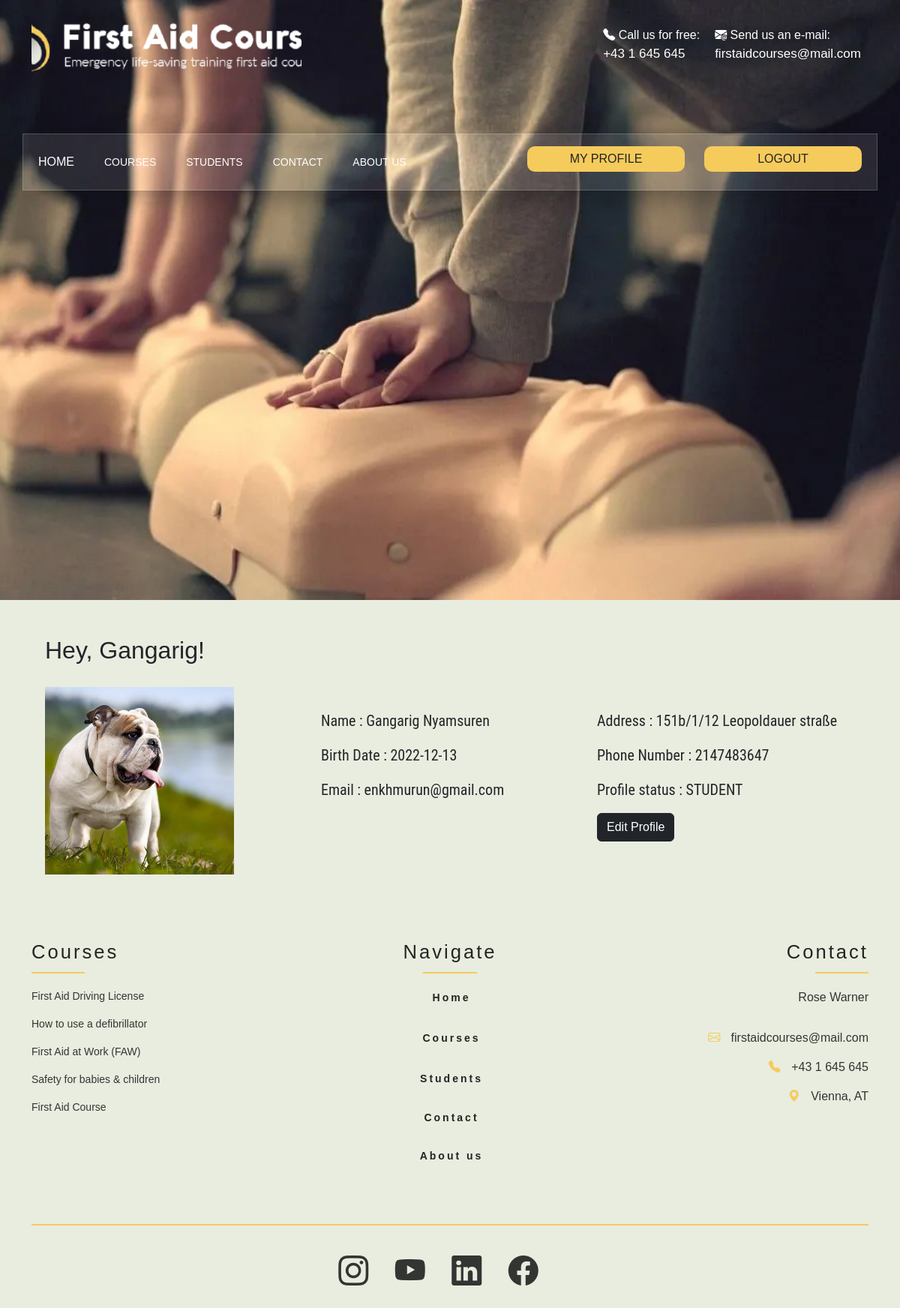
The app's page /profile.php (signed in) with its own data.
### tables this page shows
CREATE TABLE `user` (
  `id` int(11) NOT NULL,
  `fname` varchar(255) NOT NULL,
  `lname` varchar(255) NOT NULL,
  `birth_date` date NOT NULL,
  `profile_img` varchar(255) DEFAULT NULL,
  `password` varchar(255) NOT NULL,
  `email` varchar(255) NOT NULL,
  `address` varchar(255) NOT NULL,
  `phone_number` varchar(255) NOT NULL,
  `status` varchar(255) NOT NULL
);

CREATE TABLE `courses` (
  `id` int(10) NOT NULL,
  `name` varchar(255) NOT NULL,
  `duration` varchar(15) NOT NULL,
  `address` varchar(255) NOT NULL,
  `start_date` datetime NOT NULL,
  `end_date` datetime NOT NULL,
  `price_private` int(11) NOT NULL,
  `price_business` int(11) DEFAULT NULL,
  `price_student` int(11) NOT NULL,
  `fk_trainer` int(11) NOT NULL,
  `capacity` int(11) NOT NULL,
  `image` varchar(255) NOT NULL,
  `description` text NOT NULL
);

### profile.php (the view, shortened to what this page needs)
<?php
require_once('./actions/components/boot.php');
require_once('./actions/components/db_connect.php');
require_once('./actions/components/navbar.php');
require_once('./actions/components/footer.php');
$res = mysqli_query($link, "SELECT * FROM user WHERE id=" . $_SESSION['user']);
$row = mysqli_fetch_array($res, MYSQLI_ASSOC);
?>
<!DOCTYPE html>
<html lang="en">
<head>
    <link rel="stylesheet" href="./style/style.css">
</head>
<body>
    <?= $navbar ?>
    <div id="banner"></div>
    <div class="m-5">
        <div id="profile" class="container">
            <h2>Hey, <?php echo $row['fname']?>!</h2>
            <div class="row" style="margin-top: 30px;">
                <div class="col-3">
                    <img style="height: 250px; width: 100% !important;" align="right" src="./actions/images/<?php echo $row['profile_img'] ?>" class="img-fluid w-25" alt="profile.img">
                </div>
                <div class="col-1"></div>
                <div class="col-4" style="margin-top: 30px;">
                    <p style="font-family: Roboto Condensed;font-size: 20px;">Name : <?php echo $row['fname'] . ' ' . $row['lname'] ?></p>
                    <p style="font-family: Roboto Condensed;font-size: 20px;">Birth Date : <?php echo $row['birth_date'] ?></p>
                    <p style="font-family: Roboto Condensed;font-size: 20px;">Email : <?php echo $row['email'] ?></p>
                </div>
                <div class="col-4" style="margin-top: 30px;">
                    <p style="font-family: Roboto Condensed;font-size: 20px;">Address : <?php echo $row['address'] ?></p>
                    <p style="font-family: Roboto Condensed;font-size: 20px;">Phone Number : <?php echo $row['phone_number'] ?></p>
                    <p style="font-family: Roboto Condensed;font-size: 20px;">Profile status : <?php echo $row['status'] ?></p>
                    <a class="btn btn-dark" href="actions/login/Edit.php?id=<?php echo $_SESSION['user'] ?>">Edit Profile</a>
                </div>
            </div>
        </div>
    </div>
    <?= $footer ?>
</body>
</html>

### actions/components/boot.php (shortened to what this page needs)
<link href="https://cdn.jsdelivr.net/npm/bootstrap@5.2.2/dist/css/bootstrap.min.css" rel="stylesheet">
<link rel="stylesheet" href="https://cdn.jsdelivr.net/npm/bootstrap-icons@1.10.2/font/bootstrap-icons.css">

### actions/components/navbar.php
<?php
if (isset($_SESSION["status"])) {
    $profile_buttons = '
    <div class="my-btn ms-xl-auto">
        <a href="profile.php#profile" class="nav-link">My Profile</a>
    </div>
    <div class="my-btn">
        <a href="actions/login/logout.php?logout" class="nav-link">Logout</a>
    </div>
    ';
} else $profile_buttons = '
    <div class="my-btn ms-xl-auto">
        <a href="actions/login/login.php" class="nav-link">Login</a>
    </div>
    <div class="my-btn">
        <a href="actions/login/register.php" class="nav-link">Register</a>
    </div>
    ';
$navbar = '
<section id="header">
    <div class="header-top">
        <div class="container d-flex justify-content-between flex-wrap">
            <a href="index.php">
                <img class="logo" src="images/first_aid_navbar-logo.png" alt="Logo" />
            </a>
            <div class="d-block d-xl-inline-flex ms-0 ms-xl-auto">
                <div class="headCont bi bi-telephone-fill">
                    Call us for free:<br /><a href="tel:+43 1 645 645">+43 1 645 645</a>
                </div>
                <div class="headCont bi bi-envelope-at-fill">
                    Send us an e-mail: <br /><a href="mailto:firstaidcourses@mail.com">firstaidcourses@mail.com</a>
                </div>
            </div>
        </div>
    </div>
    <nav class="navbar navbar-expand-xl navbar-light navbar-top">
        <div class="container nav-wrapper p-0">
            <a href="index.php" class="nav-link" id="collapsed-home-link">Home</a>
            <button class="navbar-toggler" type="button" data-bs-toggle="collapse" data-bs-target="#navbarToggler">
                <span class="navbar-toggler-icon"></span>
            </button>
            <div class="collapse navbar-collapse" id="navbarToggler">
                <ul class="navbar-nav">
                    <li class="nav-item">
                        <a href="index.php" class="nav-link" id="expanded-home-link">Home</a>
                    </li>
                    <li class="nav-item">
                        <a href="courses.php#courses" class="nav-link">Courses</a>
                    </li>
                    <li class="nav-item">
                        <a href="about.php#students" class="nav-link">Students</a>
                    </li>
                    <li class="nav-item">
                        <a href="contact.php#form" class="nav-link">Contact</a>
                    </li>
                    <li class="nav-item">
                        <a href="about.php#back" class="nav-link">About us</a>
                    </li>
                </ul>
                ' . $profile_buttons . '
            </div>
        </div>
    </nav>
</section>';

### actions/components/footer.php
<?php
$result = mysqli_query($link, "SELECT `id`, `name` FROM `courses`");
$courses = '';
while ($row = mysqli_fetch_array($result)) {
    $courses .= '<p href="#">' . $row["name"] . '</p>';
}
$footer = '
<div class="footer">
    <div class="container">
        <div class="row">
            <div class="col-md-4 col-xs-12">
                <div class="first">
                    <h4>Courses</h4>
                        ' . $courses . '
                </div>
            </div>
            <div class="col-md-4 col-xs-12">
                <div class="second">
                    <h4>Navigate</h4>
                    <ul>
                        <li><a href="index.php">Home</a></li>
                        <li><a href="courses.php#courses">Courses</a></li>
                        <li><a href="about.php#students">Students</a></li>
                        <li><a href="contact.php#form" class="nav-link">Contact</a></li>
                        <li><a href="about.php#back" class="nav-link">About us</a></li>
                    </ul>
                </div>
            </div>
            <div class="col-md-4 col-xs-12">
                <div class="third">
                    <h4>Contact</h4>
                    <ul>
                        <li>Rose Warner</li>
                        <li></li>
                        <li>
                            <i class="bi bi-envelope" style="padding-right: 10px; color: #f5cb5c">
                            </i>
                            firstaidcourses@mail.com
                        </li>
                        <li>
                            <i class="bi bi-telephone-fill" style="padding-right: 10px; color: #f5cb5c">
                            </i>
                            +43 1 645 645
                        </li>
                        <li>
                            <i class="bi bi-geo-alt-fill" style="padding-right: 10px; color: #f5cb5c">
                            </i>
                            Vienna, AT
                        </li>
                    </ul>
                </div>
            </div>
        </div>
    </div>
    <div class="container">
        <div class="row">
            <div class="col-12">
                <div class="line"></div>
                <div class="second2">
                    <a href="https://intagram.com" target="_blank">
                        <i class="bi bi-instagram" style="font-size: 40px; color: #333533"></i></a>
                    <a href="https://youtube.com/" target="_blank">
                        <i class="bi bi-youtube" style="font-size: 40px; color: #333533"></i></a>
                    <a href="https://www.linkedin.com" target="_blank">
                        <i class="bi bi-linkedin" style="font-size: 40px; color: #333533"></i></a>
                    <a href="https://www.facebook.com" target="_blank"><i class="bi bi-facebook" style="font-size: 40px; color: #333533"></i></a>
                </div>
            </div>
        </div>
    </div>
</div>
';

### style/style.css (style rules this page uses)
* { padding: 0; margin: 0; box-sizing: border-box; font-family: "Poppins", sans-serif; }
body { height: 2000px; background-color: #e8eddf; }
#banner { background-image: url(../images/banner.jpg); height: 100vh; background-size: cover; background-position: center; }
.header-top { margin-top: 25px; margin-bottom: 10px; z-index: 999; pointer-events: all; position: absolute; width: 100%; overflow: hidden; }
.headCont { font-family: sans-serif; font-weight: 400; position: relative; padding: 10px; color: white; }
.headCont a { font-family: sans-serif; font-weight: 40px; color: white; font-size: 17px; text-decoration: none; }
.navbar { position: absolute; z-index: 999; top: 90px; width: 100%; }
.navbar-top { transition: 0.2s; }
@media screen and (max-width: 1200px) { .navbar-top { margin-top: 5rem; } }
.nav-wrapper { width: 100%; background: rgba(255, 255, 255, 0.1); box-shadow: 0 8px 32px 0 rgba(14, 14, 15, 0.37); backdrop-filter: blur(0.5px); border: 1px solid rgba(255, 255, 255, 0.18); position: relative; }
.navbar-light .navbar-nav .nav-link { font-family: sans-serif; color: white; font-size: 14px; text-transform: capitalize; font-weight: 400; padding: 25px 20px; text-transform: uppercase; }
#collapsed-home-link { font-family: sans-serif; color: white; font-size: 16px; text-transform: capitalize; font-weight: 400; padding: 25px 20px; text-transform: uppercase; display: none; }
@media screen and (max-width: 1200px) { #collapsed-home-link { display: block; } }
.my-btn a { font-family: sans-serif; position: relative; background-color: #f5cb5c; color: #242423; z-index: 1; text-transform: uppercase; font-weight: 500; width: 100%; border-radius: 10px; display: block; transition: 3s; padding: 5px 15px; }
.my-btn { margin-right: 20px; }
@media screen and (max-width: 1200px) { .my-btn { margin-bottom: 8px; text-align: center; width: 20%; margin-left: 6px; } }
.first { margin-top: 40px; margin-bottom: 50px; color: #333533; font-family: "Poppins", sans-serif; }
.first h4 { font-size: 20px; letter-spacing: 3px; position: relative; margin-bottom: 20px; font-size: 1.6em; color: #242423; padding-bottom: 0.5em; }
.first h4::after { content: ""; background: #f5cb5c; width: 20%; height: 2px; position: absolute; bottom: 0; left: 0; }
.first p { font-size: 14px; }
.second { margin-top: 40px; margin-bottom: 50px; color: #333533; font-family: "Poppins", sans-serif; text-align: center; }
.second2 { margin-top: 40px; margin-bottom: 50px; color: #242423; font-family: "Poppins", sans-serif; text-align: center; }
.second h4 { font-size: 20px; letter-spacing: 3px; position: relative; margin-bottom: 20px; font-size: 1.6em; color: #242423; padding-bottom: 0.5em; }
.second h4::after { content: ""; background: #f5cb5c; width: 20%; height: 2px; position: absolute; bottom: 0; left: 40%; }
.second li { list-style: none; padding-bottom: 30px; }
.second a, .second2 a { color: #242423; text-decoration: none; letter-spacing: 3px; font-weight: bold; font-size: 14px; transition: 0.2s; margin-right: 2em; }
.third { margin-top: 40px; margin-bottom: 50px; color: #333533; font-family: "Poppins", sans-serif; text-align: right; }
.third h4 { font-size: 20px; letter-spacing: 3px; position: relative; margin-bottom: 20px; font-size: 1.6em; color: #242423; padding-bottom: 0.5em; }
.third h4::after { content: ""; background: #f5cb5c; width: 20%; height: 2px; position: absolute; bottom: 0; left: 80%; }
.third li { list-style: none; padding-bottom: 15px; }
.line { height: 2px; background-color: #f5cb5c; width: 100%; }
img { width: 100%; height: 100%; display: block; object-fit: cover; }

### records on screen
user: fname "Gangarig", profile_img (picture), lname "Nyamsuren", birth_date "2022-12-13", email "enkhmurun@gmail.com", address "151b/1/12 Leopoldauer straße", phone_number "2147483647", status "STUDENT"
courses: name "First Aid Driving License"
courses: name "How to use a defibrillator"
courses: name "First Aid at Work (FAW)"
courses: name "Safety for babies & children"
courses: name "First Aid Course"
